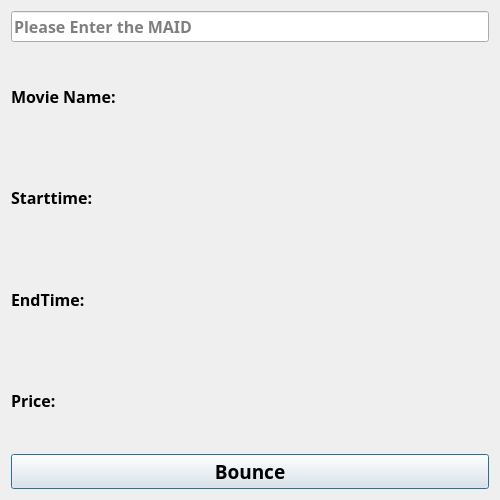
<?xml version="1.0" encoding="UTF-8"?>
<ui version="4.0">
 <class>Dialog</class>
 <widget class="QDialog" name="Dialog">
  <property name="geometry">
   <rect>
    <x>0</x>
    <y>0</y>
    <width>500</width>
    <height>500</height>
   </rect>
  </property>
  <property name="windowTitle">
   <string>Bounce Ticket</string>
  </property>
  <layout class="QVBoxLayout" name="verticalLayout">
   <item>
    <widget class="QLineEdit" name="lineEdit_MAID">
     <property name="font">
      <font>
       <family>Agency FB</family>
       <pointsize>12</pointsize>
       <weight>75</weight>
       <bold>true</bold>
      </font>
     </property>
     <property name="placeholderText">
      <string>Please Enter the MAID</string>
     </property>
    </widget>
   </item>
   <item>
    <widget class="QLabel" name="label_moviename">
     <property name="font">
      <font>
       <family>Agency FB</family>
       <pointsize>12</pointsize>
       <weight>75</weight>
       <bold>true</bold>
      </font>
     </property>
     <property name="text">
      <string>Movie Name:</string>
     </property>
    </widget>
   </item>
   <item>
    <widget class="QLabel" name="label_starttime">
     <property name="font">
      <font>
       <family>Agency FB</family>
       <pointsize>12</pointsize>
       <weight>75</weight>
       <bold>true</bold>
      </font>
     </property>
     <property name="text">
      <string>Starttime:</string>
     </property>
    </widget>
   </item>
   <item>
    <widget class="QLabel" name="label_endtime">
     <property name="font">
      <font>
       <family>Agency FB</family>
       <pointsize>12</pointsize>
       <weight>75</weight>
       <bold>true</bold>
      </font>
     </property>
     <property name="text">
      <string>EndTime:</string>
     </property>
    </widget>
   </item>
   <item>
    <widget class="QLabel" name="label_Price">
     <property name="font">
      <font>
       <family>Agency FB</family>
       <pointsize>12</pointsize>
       <weight>75</weight>
       <bold>true</bold>
      </font>
     </property>
     <property name="text">
      <string>Price:</string>
     </property>
    </widget>
   </item>
   <item>
    <widget class="QPushButton" name="pushButton_bounce">
     <property name="font">
      <font>
       <family>Agency FB</family>
       <pointsize>14</pointsize>
       <weight>75</weight>
       <bold>true</bold>
      </font>
     </property>
     <property name="text">
      <string>Bounce</string>
     </property>
    </widget>
   </item>
  </layout>
 </widget>
 <resources/>
 <connections/>
</ui>
